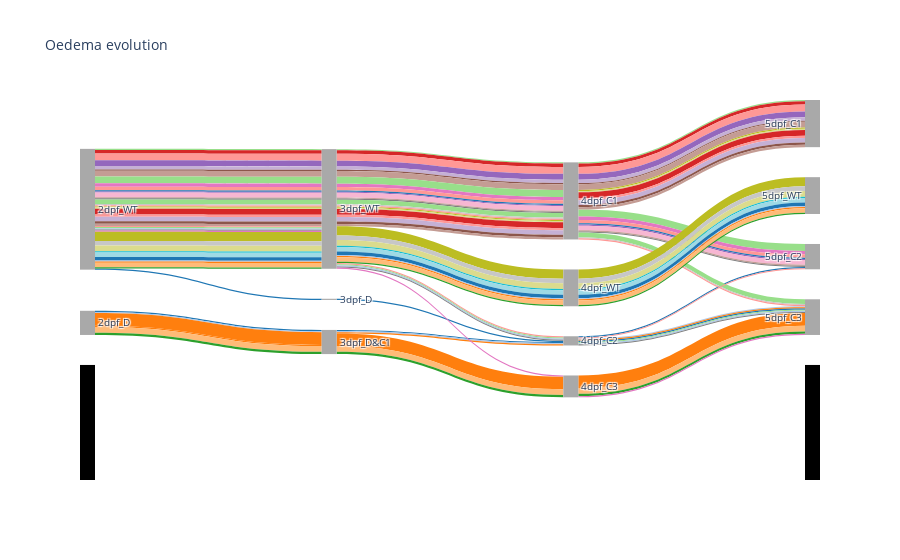

The notebook cell saved with this chart:
### Code cell
plot = Sankey_plot(sankey_obj)

### Figure 1 — Plotly figure (JSON) as saved in the notebook; plotly's stock layout.template omitted (floating-point values rounded to 4 significant figures; data arrays with more than 128 entries replaced by an {"elided": "..."} marker saying what was removed)
{"data": [{"arrangement": "freeform", "domain": {"x": [0, 1], "y": [0, 1]}, "link": {"color": {"elided": "142 str values"}, "label": {"elided": "142 str values"}, "source": {"elided": "142 int values"}, "target": {"elided": "142 int values"}, "value": {"elided": "142 int values"}}, "node": {"color": ["darkgrey", "darkgrey", "darkgrey", "darkgrey", "darkgrey", "darkgrey", "darkgrey", "darkgrey", "darkgrey", "darkgrey", "darkgrey", "darkgrey", "darkgrey", "white", "white"], "label": ["2dpf_D", "2dpf_WT", "3dpf_D", "3dpf_D&C1", "3dpf_WT", "4dpf_C1", "4dpf_C2", "4dpf_C3", "4dpf_WT", "5dpf_C1", "5dpf_C2", "5dpf_C3", "5dpf_WT", "", ""], "line": {"color": "white", "width": 0}, "pad": 30, "thickness": 15}, "orientation": "h", "type": "sankey", "valueformat": ".0f"}], "layout": {"autosize": false, "font": {"size": 10}, "title": {"text": "Oedema evolution"}}}
